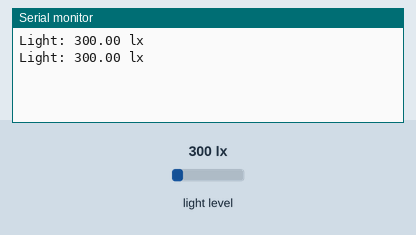
Recording of a sketch running on a simulated Arduino Uno, built with avr-gcc and run on an emulated ATmega328P. On the bench: the last lines printed to the serial monitor. Inputs (shaded band) come from the test bench; at power-on: light level 300 lx.

Above: at 1.8 s.
1.9 s: light level set to 40 lx
At 2.6 s:
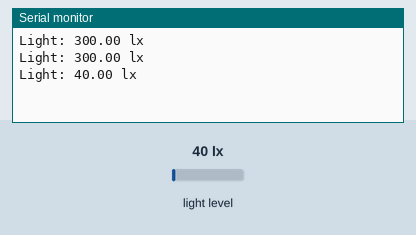
3.4 s: light level set to 500 lx
At 4.8 s:
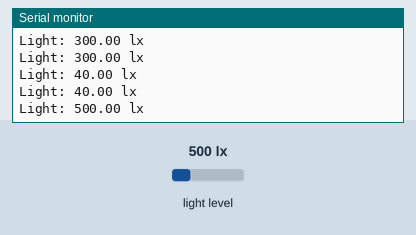
Timing chart, 0 to 6.4 s (numbered marks = the images above; inputs shaded):
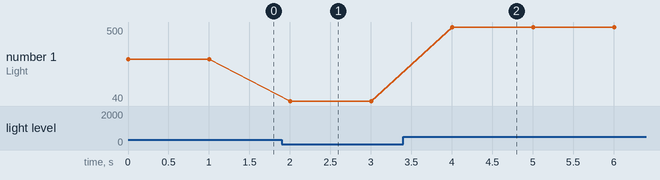

The sketch:

03_light_sensor_BH1750.ino
```cpp
/*
  FiSH Floating Solar Hydrogen Prototype — 80W Kit
  Light sensor test (BH1750FVI digital ambient light sensor, I2C)

  Reads illuminance (lux) from the BH1750 over I2C and prints it to Serial.
  Requires the "BH1750" Arduino library (by Christopher Laws).

  Wiring: BH1750 SDA -> A4/SDA, SCL -> A5/SCL, VCC -> 5V (or 3.3V per
  breakout), GND -> GND
*/

#include <BH1750.h>
#include <Wire.h>

BH1750 lightMeter;

void setup() {
  Serial.begin(9600);

  // Initialize the I2C bus (BH1750 library doesn't do this automatically)
  Wire.begin();
  // On esp8266 you can select SCL and SDA pins using Wire.begin(D4, D3);
  // For Wemos / Lolin D1 Mini Pro and the Ambient Light shield use
  // Wire.begin(D2, D1);

  lightMeter.begin();

}

void loop() {
  float lux = lightMeter.readLightLevel();
  Serial.print("Light: ");
  Serial.print(lux);
  Serial.println(" lx");
  delay(1000);
}
```

Measured:
- after the input at 1.9 s, the serial monitor: prints a new line after 0.10 s (image 1)
- after the input at 3.4 s, the serial monitor: prints a new line after 0.61 s (image 2)
- plotted number 1: 300 → 40 after the input at 1.9 s, 40 → 500 after the input at 3.4 s
